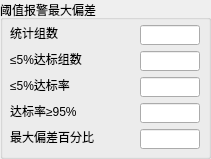
   <widget class="QGroupBox" name="groupBox_11">
    <property name="geometry">
     <rect>
      <x>1020</x>
      <y>290</y>
      <width>211</width>
      <height>159</height>
     </rect>
    </property>
    <property name="title">
     <string>阈值报警最大偏差</string>
    </property>
    <widget class="QLabel" name="label_53">
     <property name="geometry">
      <rect>
       <x>10</x>
       <y>25</y>
       <width>48</width>
       <height>16</height>
      </rect>
     </property>
     <property name="text">
      <string>统计组数</string>
     </property>
    </widget>
    <widget class="QLineEdit" name="s_peak_deviation_sum">
     <property name="geometry">
      <rect>
       <x>140</x>
       <y>25</y>
       <width>60</width>
       <height>20</height>
      </rect>
     </property>
     <property name="readOnly">
      <bool>true</bool>
     </property>
    </widget>
    <widget class="QLabel" name="label_55">
     <property name="geometry">
      <rect>
       <x>10</x>
       <y>51</y>
       <width>75</width>
       <height>16</height>
      </rect>
     </property>
     <property name="text">
      <string>≤5%达标组数</string>
     </property>
    </widget>
    <widget class="QLineEdit" name="s_peak_deviation_le_cnt">
     <property name="geometry">
      <rect>
       <x>140</x>
       <y>51</y>
       <width>60</width>
       <height>20</height>
      </rect>
     </property>
     <property name="readOnly">
      <bool>true</bool>
     </property>
    </widget>
    <widget class="QLabel" name="label_56">
     <property name="geometry">
      <rect>
       <x>10</x>
       <y>77</y>
       <width>63</width>
       <height>16</height>
      </rect>
     </property>
     <property name="text">
      <string>≤5%达标率</string>
     </property>
    </widget>
    <widget class="QLineEdit" name="s_peak_deviation_le_rate">
     <property name="geometry">
      <rect>
       <x>140</x>
       <y>77</y>
       <width>60</width>
       <height>20</height>
      </rect>
     </property>
     <property name="readOnly">
      <bool>true</bool>
     </property>
    </widget>
    <widget class="QLabel" name="label_57">
     <property name="geometry">
      <rect>
       <x>10</x>
       <y>103</y>
       <width>70</width>
       <height>16</height>
      </rect>
     </property>
     <property name="text">
      <string>达标率≥95%</string>
     </property>
    </widget>
    <widget class="QLineEdit" name="s_peak_deviation_pass">
     <property name="geometry">
      <rect>
       <x>140</x>
       <y>103</y>
       <width>60</width>
       <height>20</height>
      </rect>
     </property>
     <property name="readOnly">
      <bool>true</bool>
     </property>
    </widget>
    <widget class="QLabel" name="label_4">
     <property name="geometry">
      <rect>
       <x>10</x>
       <y>129</y>
       <width>84</width>
       <height>16</height>
      </rect>
     </property>
     <property name="text">
      <string>最大偏差百分比</string>
     </property>
    </widget>
    <widget class="QLineEdit" name="s_peak_deviation_max">
     <property name="geometry">
      <rect>
       <x>140</x>
       <y>129</y>
       <width>60</width>
       <height>20</height>
      </rect>
     </property>
     <property name="readOnly">
      <bool>true</bool>
     </property>
    </widget>
   </widget>
